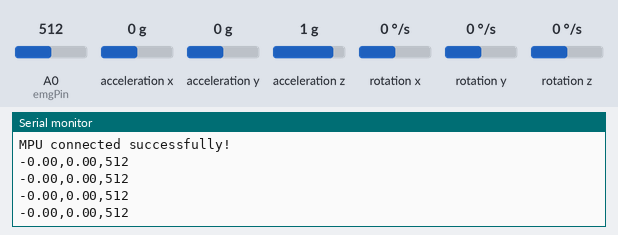
The sketch below on a simulated Arduino Uno, built with avr-gcc and run on an emulated ATmega328P. On the bench: the last lines printed to the serial monitor. Inputs (shaded band) come from the test bench; at power-on: acceleration x 0 g, A0 (emgPin) = 512, acceleration y 0 g, acceleration z 1 g, rotation x 0 °/s, rotation y 0 °/s, rotation z 0 °/s.

Above: at 1.2 s.
1.3 s: acceleration x set to -1.4 g
At 1.73 s:
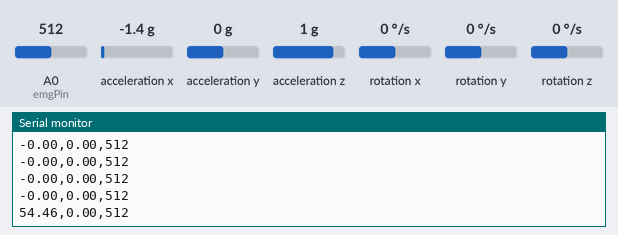
2.8 s: A0 (emgPin) set to 716
At 2.92 s:
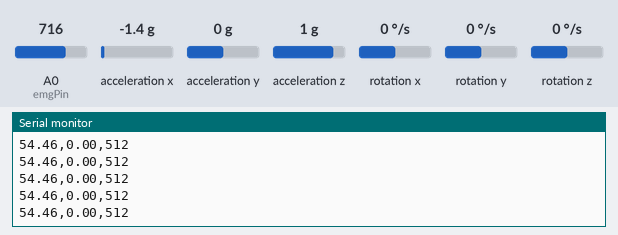
4.3 s: acceleration y set to -1.4 g
At 4.4 s:
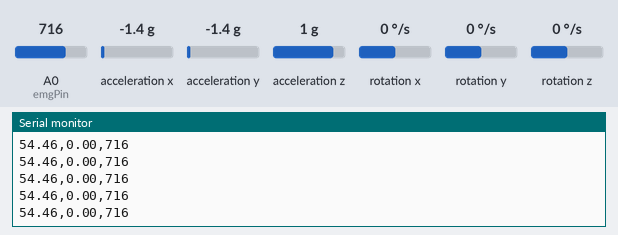
5.8 s: acceleration z set to -1.4 g
At 5.9 s:
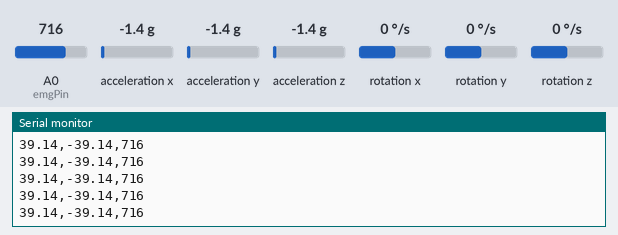
7.3 s: A0 (emgPin) set to 992
At 7.39 s:
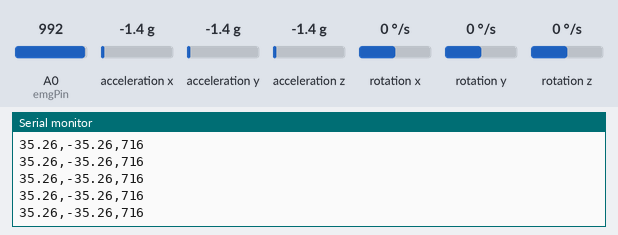
Timing chart, 0 to 9.8 s (numbered marks = the images above; inputs shaded):
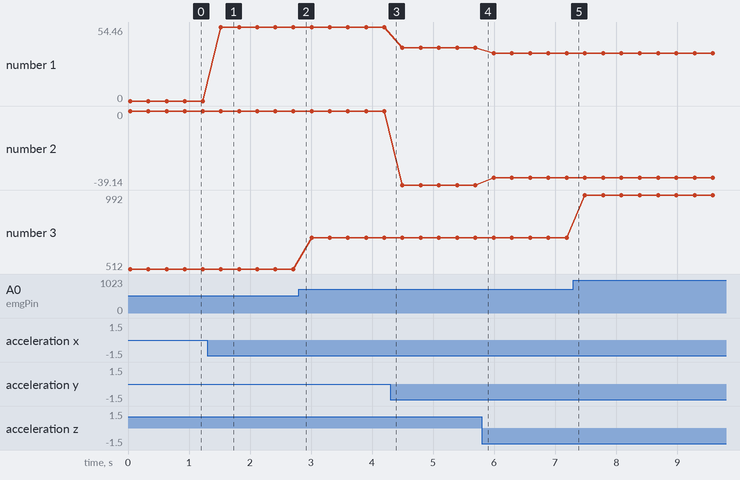

The sketch:

NeuroPlay_Arduino.ino
```cpp
#include <Wire.h>
#include <math.h>
#include <MPU9250.h>
#include <SoftwareSerial.h>

MPU9250 mpu;
int emgPin = A0;
SoftwareSerial BTSerial(10, 11); // RX, TX

void setup() {
  Serial.begin(115200);
  BTSerial.begin(9600);   // SoftwareSerial Bluetooth baud rate: 9600
  pinMode(emgPin, INPUT);
  Wire.begin();

  Serial.println("Checking MPU connection...");
  if (mpu.setup(0x68)) {
    Serial.println("MPU connected successfully!");
  } else {
    Serial.println("MPU not detected. Check wiring or I2C address.");
  }
}

void loop() {
  if (mpu.update()) {
    static uint32_t prev_ms = millis();
    if (millis() > prev_ms + 25) {
      print_roll_pitch_yaw();
      prev_ms = millis();
    }
  }
}

void print_roll_pitch_yaw() {
  int emgValue = analogRead(emgPin);

  float pitch = mpu.getPitch();
  float roll = mpu.getRoll();

  String dataString = String(pitch, 2) + "," + String(roll, 2) + "," + String(emgValue);

  Serial.println(dataString);
  BTSerial.println(dataString);

  delay(250);
}
```

Measured:
- after the input at 1.3 s, the serial monitor: prints a new line after 0.22 s (image 1)
- plotted number 1: 0 → 54.46 after the input at 1.3 s, 54.46 → 39.14 after the input at 4.3 s, 39.14 → 35.26 after the input at 5.8 s
- plotted number 2: 0 → -39.14 after the input at 4.3 s, -39.14 → -35.26 after the input at 5.8 s
- plotted number 3: 512 → 716 after the input at 2.8 s, 716 → 992 after the input at 7.3 s
